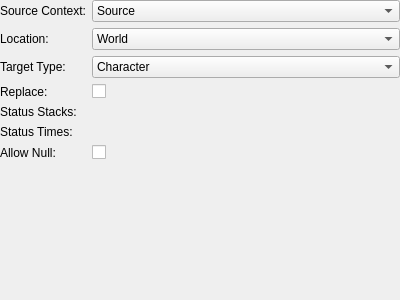
<?xml version="1.0" encoding="UTF-8"?>
<ui version="4.0">
 <class>ActionAddRemoveStatus</class>
 <widget class="QWidget" name="ActionAddRemoveStatus">
  <property name="geometry">
   <rect>
    <x>0</x>
    <y>0</y>
    <width>400</width>
    <height>300</height>
   </rect>
  </property>
  <layout class="QVBoxLayout" name="verticalLayout">
   <property name="leftMargin">
    <number>0</number>
   </property>
   <property name="topMargin">
    <number>0</number>
   </property>
   <property name="rightMargin">
    <number>0</number>
   </property>
   <property name="bottomMargin">
    <number>0</number>
   </property>
   <item>
    <layout class="QFormLayout" name="formLayout">
     <property name="fieldGrowthPolicy">
      <enum>QFormLayout::AllNonFixedFieldsGrow</enum>
     </property>
     <item row="0" column="0">
      <widget class="QLabel" name="lblSourceContext">
       <property name="text">
        <string>Source Context:</string>
       </property>
      </widget>
     </item>
     <item row="0" column="1">
      <widget class="QComboBox" name="sourceContext">
       <item>
        <property name="text">
         <string>Source</string>
        </property>
       </item>
       <item>
        <property name="text">
         <string>Party</string>
        </property>
       </item>
       <item>
        <property name="text">
         <string>All</string>
        </property>
       </item>
      </widget>
     </item>
     <item row="1" column="0">
      <widget class="QLabel" name="lblLocation">
       <property name="text">
        <string>Location:</string>
       </property>
      </widget>
     </item>
     <item row="1" column="1">
      <widget class="QComboBox" name="location">
       <item>
        <property name="text">
         <string>World</string>
        </property>
       </item>
       <item>
        <property name="text">
         <string>Channel</string>
        </property>
       </item>
       <item>
        <property name="text">
         <string>Instance</string>
        </property>
       </item>
       <item>
        <property name="text">
         <string>Zone</string>
        </property>
       </item>
      </widget>
     </item>
     <item row="2" column="0">
      <widget class="QLabel" name="lblTargetType">
       <property name="text">
        <string>Target Type:</string>
       </property>
      </widget>
     </item>
     <item row="2" column="1">
      <widget class="QComboBox" name="targetType">
       <item>
        <property name="text">
         <string>Character</string>
        </property>
       </item>
       <item>
        <property name="text">
         <string>Partner</string>
        </property>
       </item>
       <item>
        <property name="text">
         <string>Character &amp; Partner</string>
        </property>
       </item>
       <item>
        <property name="text">
         <string>Source</string>
        </property>
       </item>
      </widget>
     </item>
     <item row="3" column="0">
      <widget class="QLabel" name="lblReplace">
       <property name="text">
        <string>Replace:</string>
       </property>
      </widget>
     </item>
     <item row="3" column="1">
      <widget class="QCheckBox" name="isReplace"/>
     </item>
     <item row="4" column="0">
      <widget class="QLabel" name="lblStatusStacks">
       <property name="text">
        <string>Status Stacks:</string>
       </property>
      </widget>
     </item>
     <item row="4" column="1">
      <widget class="ActionMap" name="statusStacks" native="true"/>
     </item>
     <item row="5" column="0">
      <widget class="QLabel" name="lblStatusTimes">
       <property name="text">
        <string>Status Times:</string>
       </property>
      </widget>
     </item>
     <item row="6" column="0">
      <widget class="QLabel" name="lblAllowNull">
       <property name="text">
        <string>Allow Null:</string>
       </property>
      </widget>
     </item>
     <item row="6" column="1">
      <widget class="QCheckBox" name="allowNull">
       <property name="text">
        <string/>
       </property>
      </widget>
     </item>
     <item row="5" column="1">
      <widget class="ActionMap" name="statusTimes" native="true"/>
     </item>
    </layout>
   </item>
  </layout>
 </widget>
 <customwidgets>
  <customwidget>
   <class>ActionMap</class>
   <extends>QWidget</extends>
   <header>ActionMap.h</header>
   <container>1</container>
  </customwidget>
 </customwidgets>
 <resources/>
 <connections/>
</ui>
